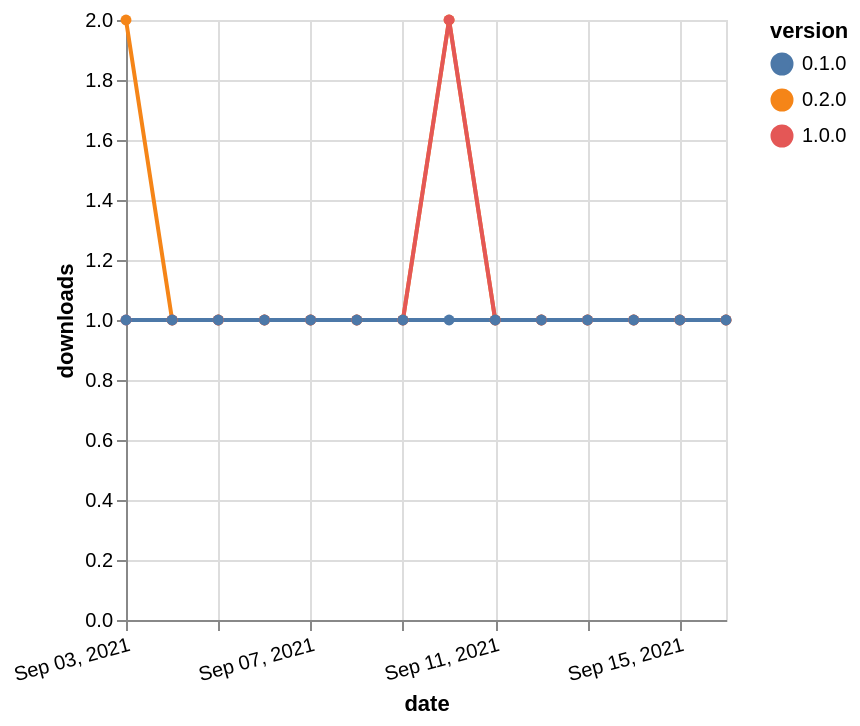

Describe this chart as a Vega-Lite specification.
### Vega-Lite specification from a JSON file in a GitHub repository (floating-point values rounded to 4 significant figures)
{"$schema": "https://vega.github.io/schema/vega-lite/v5.json", "description": "A simple bar chart with embedded data.", "data": {"values": [{"date": "2021-09-03", "total": 152, "delta": 2, "version": "0.2.0"}, {"date": "2021-09-04", "total": 153, "delta": 1, "version": "0.2.0"}, {"date": "2021-09-05", "total": 154, "delta": 1, "version": "0.2.0"}, {"date": "2021-09-06", "total": 155, "delta": 1, "version": "0.2.0"}, {"date": "2021-09-07", "total": 156, "delta": 1, "version": "0.2.0"}, {"date": "2021-09-08", "total": 157, "delta": 1, "version": "0.2.0"}, {"date": "2021-09-09", "total": 158, "delta": 1, "version": "0.2.0"}, {"date": "2021-09-10", "total": 160, "delta": 2, "version": "0.2.0"}, {"date": "2021-09-11", "total": 161, "delta": 1, "version": "0.2.0"}, {"date": "2021-09-12", "total": 162, "delta": 1, "version": "0.2.0"}, {"date": "2021-09-13", "total": 163, "delta": 1, "version": "0.2.0"}, {"date": "2021-09-14", "total": 164, "delta": 1, "version": "0.2.0"}, {"date": "2021-09-15", "total": 165, "delta": 1, "version": "0.2.0"}, {"date": "2021-09-16", "total": 166, "delta": 1, "version": "0.2.0"}, {"date": "2021-09-03", "total": 142, "delta": 1, "version": "1.0.0"}, {"date": "2021-09-04", "total": 143, "delta": 1, "version": "1.0.0"}, {"date": "2021-09-05", "total": 144, "delta": 1, "version": "1.0.0"}, {"date": "2021-09-06", "total": 145, "delta": 1, "version": "1.0.0"}, {"date": "2021-09-07", "total": 146, "delta": 1, "version": "1.0.0"}, {"date": "2021-09-08", "total": 147, "delta": 1, "version": "1.0.0"}, {"date": "2021-09-09", "total": 148, "delta": 1, "version": "1.0.0"}, {"date": "2021-09-10", "total": 150, "delta": 2, "version": "1.0.0"}, {"date": "2021-09-11", "total": 151, "delta": 1, "version": "1.0.0"}, {"date": "2021-09-12", "total": 152, "delta": 1, "version": "1.0.0"}, {"date": "2021-09-13", "total": 153, "delta": 1, "version": "1.0.0"}, {"date": "2021-09-14", "total": 154, "delta": 1, "version": "1.0.0"}, {"date": "2021-09-15", "total": 155, "delta": 1, "version": "1.0.0"}, {"date": "2021-09-16", "total": 156, "delta": 1, "version": "1.0.0"}, {"date": "2021-09-03", "total": 188, "delta": 1, "version": "0.1.0"}, {"date": "2021-09-04", "total": 189, "delta": 1, "version": "0.1.0"}, {"date": "2021-09-05", "total": 190, "delta": 1, "version": "0.1.0"}, {"date": "2021-09-06", "total": 191, "delta": 1, "version": "0.1.0"}, {"date": "2021-09-07", "total": 192, "delta": 1, "version": "0.1.0"}, {"date": "2021-09-08", "total": 193, "delta": 1, "version": "0.1.0"}, {"date": "2021-09-09", "total": 194, "delta": 1, "version": "0.1.0"}, {"date": "2021-09-10", "total": 195, "delta": 1, "version": "0.1.0"}, {"date": "2021-09-11", "total": 196, "delta": 1, "version": "0.1.0"}, {"date": "2021-09-12", "total": 197, "delta": 1, "version": "0.1.0"}, {"date": "2021-09-13", "total": 198, "delta": 1, "version": "0.1.0"}, {"date": "2021-09-14", "total": 199, "delta": 1, "version": "0.1.0"}, {"date": "2021-09-15", "total": 200, "delta": 1, "version": "0.1.0"}, {"date": "2021-09-16", "total": 201, "delta": 1, "version": "0.1.0"}]}, "width": "container", "mark": {"type": "line", "point": {"filled": true}}, "encoding": {"x": {"field": "date", "type": "temporal", "timeUnit": "yearmonthdate", "title": "date", "axis": {"labelAngle": -15}}, "y": {"field": "delta", "type": "quantitative", "title": "downloads"}, "color": {"field": "version", "type": "nominal"}, "tooltip": {"field": "delta"}}}
